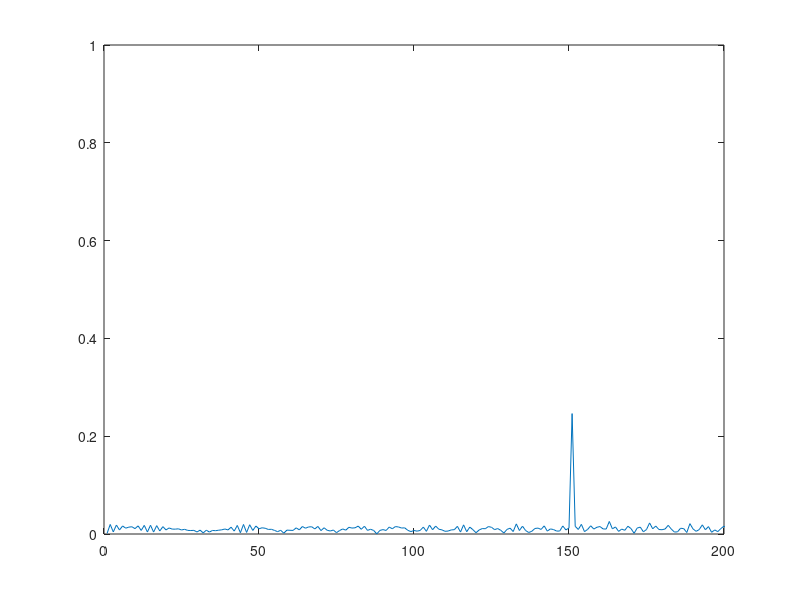
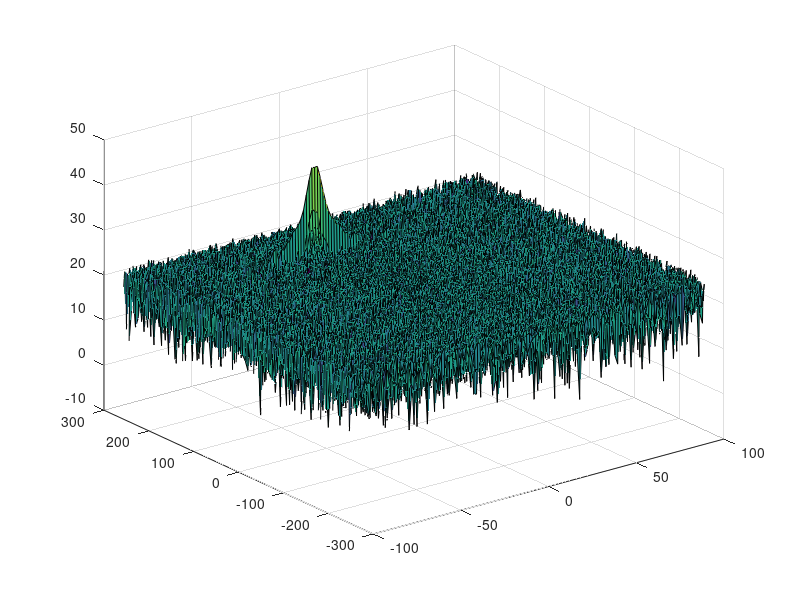
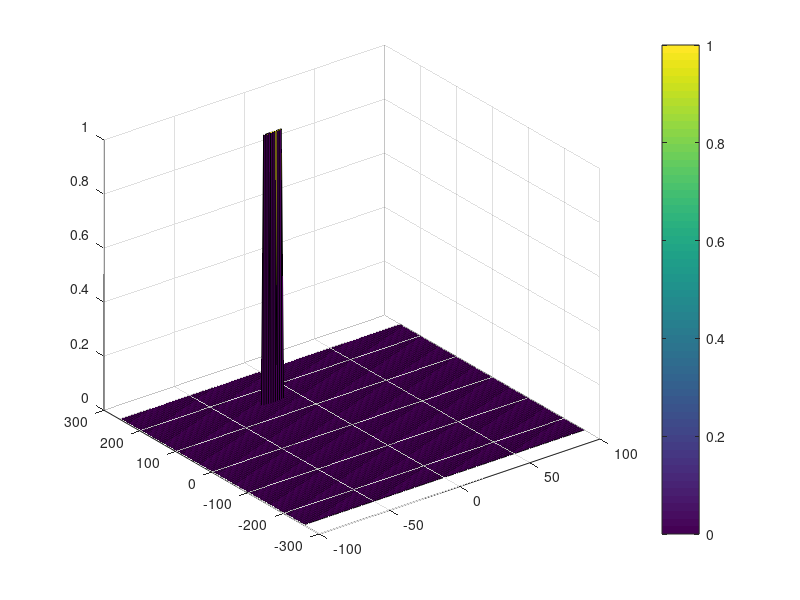

MATLAB code for these plots, in order:
clear all
clc;

%% Radar Specifications 
%%%%%%%%%%%%%%%%%%%%%%%%%%%
% Frequency of operation = 77GHz
% Max Range = 200m
% Range Resolution = 1 m
% Max Velocity = 100 m/s
%%%%%%%%%%%%%%%%%%%%%%%%%%%
range_max = 200;
range_reso = 1;
max_velocity = 100;
c = 3*10^8;

%speed of light = 3e8
%% User Defined Range and Velocity of target
% *%TODO* :
% define the target's initial position and velocity. Note : Velocity
% remains contant
 R = 150;  % initial position in m
 v = -20;  % velocity in m/s


%% FMCW Waveform Generation

% *%TODO* :
%Design the FMCW waveform by giving the specs of each of its parameters.
% Calculate the Bandwidth (B), Chirp Time (Tchirp) and Slope (slope) of the FMCW
% chirp using the requirements above.
B = c/(2*range_reso);
Tchirp = 5.5*(2*range_max/c);
Slope = B/Tchirp;

%Operating carrier frequency of Radar 
fc= 77e9;             %carrier freq

                                                          
%The number of chirps in one sequence. Its ideal to have 2^ value for the ease of running the FFT
%for Doppler Estimation. 
Nd=128;                   % #of doppler cells OR #of sent periods % number of chirps

%The number of samples on each chirp. 
Nr=1024;                  %for length of time OR # of range cells

% Timestamp for running the displacement scenario for every sample on each
% chirp
t=linspace(0,Nd*Tchirp,Nr*Nd); %total time for samples


%Creating the vectors for Tx, Rx and Mix based on the total samples input.
Tx=zeros(1,length(t)); %transmitted signal
Rx=zeros(1,length(t)); %received signal
Mix = zeros(1,length(t)); %beat signal

%Similar vectors for range_covered and time delay.
r_t=zeros(1,length(t));
td=zeros(1,length(t));


%% Signal generation and Moving Target simulation
% Running the radar scenario over the time. 

for i=1:length(t)          
    % *%TODO* :
    %For each time stamp update the Range of the Target for constant velocity. 
    r_t(i) = R + v*t(i);
    td(i) = 2*r_t(i)/c;
    % *%TODO* :
    %For each time sample we need update the transmitted and
    %received signal. 
    Tx(i) = cos(2*pi*(fc*t(i)+Slope*t(i)*t(i)/2));
    t_r = t(i) - td(i);
    Rx (i) = cos(2*pi*(fc*t_r+Slope*t_r*t_r/2));
    
    % *%TODO* :
    %Now by mixing the Transmit and Receive generate the beat signal
    %This is done by element wise matrix multiplication of Transmit and
    %Receiver Signal
    Mix(i) = Tx(i).* Rx(i);    
end

%% RANGE MEASUREMENT

 % *%TODO* :
%reshape the vector into Nr*Nd array. Nr and Nd here would also define the size of
%Range and Doppler FFT respectively.
Mix=reshape(Mix,[Nr,Nd]);

 % *%TODO* :
%run the FFT on the beat signal along the range bins dimension (Nr) and
%normalize.
sig_fft1 = fft(Mix(1:Nr));
sig_fft1 = sig_fft1./Nr;
 % *%TODO* :
% Take the absolute value of FFT output
sig_fft1 = abs(sig_fft1);  
 % *%TODO* :
% Output of FFT is double sided signal, but we are interested in only one side of the spectrum.
% Hence we throw out half of the samples.
one_side_sig = sig_fft1(1:Nr/2);

%plotting the range

figure ('Name','Range from First FFT')
 % *%TODO* :
 % plot FFT output 
plot(one_side_sig);
axis ([0 200 0 1]);



%% RANGE DOPPLER RESPONSE
% The 2D FFT implementation is already provided here. This will run a 2DFFT
% on the mixed signal (beat signal) output and generate a range doppler
% map.You will implement CFAR on the generated RDM


% Range Doppler Map Generation.

% The output of the 2D FFT is an image that has reponse in the range and
% doppler FFT bins. So, it is important to convert the axis from bin sizes
% to range and doppler based on their Max values.

Mix=reshape(Mix,[Nr,Nd]);

% 2D FFT using the FFT size for both dimensions.
sig_fft2 = fft2(Mix,Nr,Nd);

% Taking just one side of signal from Range dimension.
sig_fft2 = sig_fft2(1:Nr/2,1:Nd);
sig_fft2 = fftshift (sig_fft2);
RDM = abs(sig_fft2);
RDM = 10*log10(RDM);

%use the surf function to plot the output of 2DFFT and to show axis in both
%dimensions
doppler_axis = linspace(-100,100,Nd);
range_axis = linspace(-200,200,Nr/2)*((Nr/2)/400);
figure,surf(doppler_axis,range_axis,RDM);

%% CFAR implementation

%Slide Window through the complete Range Doppler Map

% *%TODO* :
%Select the number of Training Cells in both the dimensions.
Tr = 7;   % the Training Cells in Range direction
Td = 6;   % the Training Cells in Doppler direction
% *%TODO* :
%Select the number of Guard Cells in both dimensions around the Cell under 
%test (CUT) for accurate estimation
Gr = 3;   % the Guard Cells in Range direction
Gd = 2;   % the Guard Cells in Doppler direction
% Calculate the overall count of the training cells
TC_Count = (2*(Gr+Tr)+1)*(2*(Gd+Td)+1)-(2*Gr+1)*(2*Gd+1);
% *%TODO* :
% offset the threshold by SNR value in dB
offset = 7;
% *%TODO* :
%Create a vector to store noise_level for each iteration on training cells
%noise_level = zeros(1,1);
% *%TODO* :
%design a loop such that it slides the CUT across range doppler map by
%giving margins at the edges for Training and Guard Cells.
%For every iteration sum the signal level within all the training
%cells. To sum convert the value from logarithmic to linear using db2pow
%function. Average the summed values for all of the training
%cells used. After averaging convert it back to logarithimic using pow2db.
%Further add the offset to it to determine the threshold. Next, compare the
%signal under CUT with this threshold. If the CUT level > threshold assign
%it a value of 1, else equate it to 0.


   % Use RDM[x,y] as the matrix from the output of 2D FFT for implementing
   % CFAR
POW = db2pow(RDM);
for i = 1 : (Nr/2)-2*(Gr+Tr)
    for j = 1 : Nd-2*(Gd+Td)        
        noise_level = sum(sum(POW(i:i+2*(Tr+Gr),j:j+2*(Td+Gd)))) - ...
                      sum(sum(POW(i+Tr:i+Tr+2*Gr,j+Td:j+Td+2*Gd)));
        threshold = pow2db((noise_level/TC_Count)) + offset;
        CUT = RDM(i+Gr+Tr,j+Gd+Td);    
        if(CUT < threshold)
            RDM(i+Gr+Tr,j+Gd+Td) = 0;
        else
            RDM(i+Gr+Tr,j+Gd+Td) = 1;
        end
    end
end

% *%TODO* :
% The process above will generate a thresholded block, which is smaller 
%than the Range Doppler Map as the CUT cannot be located at the edges of
%matrix. Hence,few cells will not be thresholded. To keep the map size same
% set those values to 0. 
 
RDM(1:(Tr+Gr),:) = 0;
RDM((end-(Tr+Gr)):end,:) = 0;

RDM(:,1:(Td+Gd)) = 0;
RDM(:,(end-(Td+Gd)):end) = 0;




% *%TODO* :
%display the CFAR output using the Surf function like we did for Range
%Doppler Response output.

figure,surf(doppler_axis,range_axis,RDM);
colorbar;


 
 